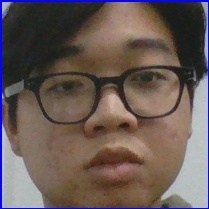
#> input picture Face_recognition/datasets/images/vinh/0.jpg, 209 x 209 px, given in place of the camera
$ python face_recognition.py
#> lines starting #> are read from the running program, lines starting #| are printed output that depends on the picture; after the words box and inside, x2 and y2 are one past the last pixel; in counts of white or black regions, pixels touching at a corner belong together
import numpy as np
import cv2
import pickle
# import attendance
from datetime import datetime
import time

face_cascade = cv2.CascadeClassifier('haarcascade_frontalface_default.xml')

recognizer = cv2.face.LBPHFaceRecognizer_create()
recognizer.read("face-trainner.yml")

labels = {"person_name": 1}
with open("face-labels.pickle", 'rb') as f:
#> (reads Face_recognition/face-labels.pickle from the repository)
	og_labels = pickle.load(f)
	labels = {v:k for k,v in og_labels.items()}

def markAttendance(name):
    with open('Attendance.csv','r+') as f:
        myDataList = f.readlines()
        nameList = []
        for line in myDataList:
            entry = line.split(',')
            nameList.append(entry[0])
        if name not in nameList:
            now = datetime.now()
            dtString = now.strftime('%H:%M:%S')
            f.writelines(f'\n{name},{dtString}')

def round_int(x):
    if x in [float("-inf"),float("inf")]: return float("nan")
    return int(round(x))

cap = cv2.VideoCapture(0)

while(True):

    ret, frame = cap.read()
#> frame is the input picture: shape (209, 209, 3); mean B, G, R 86.3, 90.3, 104.8
    start = time.perf_counter()
    gray  = cv2.cvtColor(frame, cv2.COLOR_BGR2GRAY)
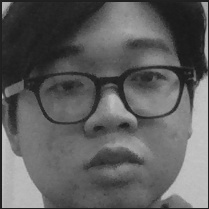
#> gray: shape (209, 209); min 24, max 198, mean 94.2
    faces = face_cascade.detectMultiScale(gray, scaleFactor=1.5, minNeighbors=5)
#> faces = ()
    for (x, y, w, h) in faces:

        roi_gray = gray[y:y+h, x:x+w]
        roi_color = frame[y:y+h, x:x+w]
        id_, conf = recognizer.predict(roi_gray)

        if conf>=30 and conf<=75:
            font = cv2.FONT_HERSHEY_SIMPLEX
            name = labels[id_]
            color = (101, 201, 111)
            stroke = 2
            cv2.putText(frame, name, (x,y), font, 1, color, stroke, cv2.LINE_AA)
            print(name)
            # markAttendance(name)
        else:
            font = cv2.FONT_HERSHEY_SIMPLEX
            name = "Unknown"
            color = (101, 201, 111)
            stroke = 2
            cv2.putText(frame, name, (x,y), font, 1, color, stroke, cv2.LINE_AA)

        color = (255, 0, 0)
        stroke = 2
        end_cord_x = x + w
        end_cord_y = y + h

        cv2.rectangle(frame, (x, y), (end_cord_x, end_cord_y), color, stroke)
        markAttendance(name)
#> this loop made 0 passes

    end = time.perf_counter()
    totalTime = end - start
    fps = 1 / totalTime
    cv2.putText(frame, f'FPS: {int(fps)}', (20,70), cv2.FONT_HERSHEY_SIMPLEX, 1.5, (0,255,0), 2)
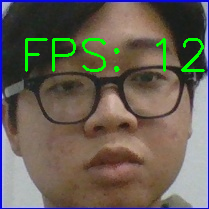
#> frame: shape (209, 209, 3); 2.52% of pixels changed, all inside (x1, y1, x2, y2) = (25, 38, 205, 72)
    cv2.imshow('frame',frame)
    if cv2.waitKey(20) & 0xFF == ord('\x1b'):
#> (key Esc is pressed here)
        break

# When everything done, release the capture
cap.release()
cv2.destroyAllWindows()
